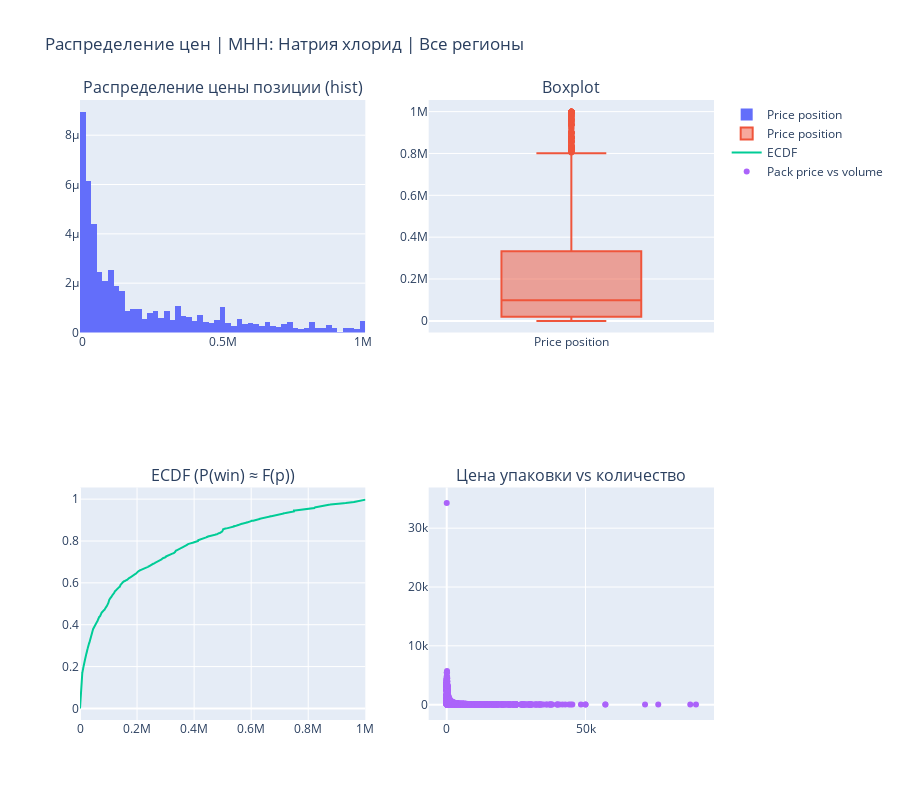

Notebook code for this chart:
### Code cell
stats = plot_price_distribution(data_plot, mnn="Натрия хлорид", mnn_col="mnn", region_col="ntfReg", price_pos_col="drSm", price_pack_col="drPrc", qty_col="drQty")

### Figure 1 — Plotly figure (JSON) as saved in the notebook; plotly's stock layout.template omitted (floating-point values rounded to 4 significant figures; data arrays with more than 128 entries replaced by an {"elided": "..."} marker saying what was removed)
{"data": [{"histnorm": "probability density", "name": "Price position", "nbinsx": 50, "type": "histogram", "x": {"elided": "3763 float values"}, "xaxis": "x", "yaxis": "y"}, {"boxpoints": "outliers", "name": "Price position", "type": "box", "xaxis": "x2", "y": {"elided": "3763 float values"}, "yaxis": "y2"}, {"mode": "lines", "name": "ECDF", "type": "scatter", "x": {"elided": "3763 float values"}, "xaxis": "x3", "y": {"elided": "3763 float values"}, "yaxis": "y3"}, {"mode": "markers", "name": "Pack price vs volume", "type": "scatter", "x": {"elided": "3763 float values"}, "xaxis": "x4", "y": {"elided": "3763 float values"}, "yaxis": "y4"}], "layout": {"annotations": [{"font": {"size": 16}, "showarrow": false, "text": "Распределение цены позиции (hist)", "x": 0.225, "xanchor": "center", "xref": "paper", "y": 1, "yanchor": "bottom", "yref": "paper"}, {"font": {"size": 16}, "showarrow": false, "text": "Boxplot", "x": 0.775, "xanchor": "center", "xref": "paper", "y": 1, "yanchor": "bottom", "yref": "paper"}, {"font": {"size": 16}, "showarrow": false, "text": "ECDF (P(win) ≈ F(p))", "x": 0.225, "xanchor": "center", "xref": "paper", "y": 0.375, "yanchor": "bottom", "yref": "paper"}, {"font": {"size": 16}, "showarrow": false, "text": "Цена упаковки vs количество", "x": 0.775, "xanchor": "center", "xref": "paper", "y": 0.375, "yanchor": "bottom", "yref": "paper"}], "height": 800, "hovermode": "closest", "title": {"text": "Распределение цен | МНН: Натрия хлорид | Все регионы"}, "xaxis": {"anchor": "y", "domain": [0, 0.45]}, "xaxis2": {"anchor": "y2", "domain": [0.55, 1]}, "xaxis3": {"anchor": "y3", "domain": [0, 0.45]}, "xaxis4": {"anchor": "y4", "domain": [0.55, 1]}, "yaxis": {"anchor": "x", "domain": [0.625, 1]}, "yaxis2": {"anchor": "x2", "domain": [0.625, 1]}, "yaxis3": {"anchor": "x3", "domain": [0, 0.375]}, "yaxis4": {"anchor": "x4", "domain": [0, 0.375]}}}
